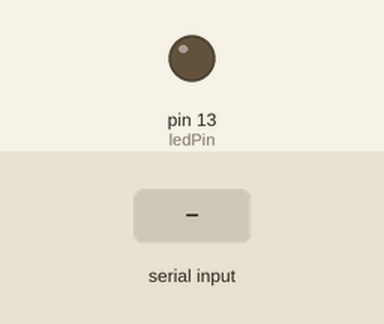
Bench run of a sketch on a simulated Arduino Uno, built with avr-gcc and run on an emulated ATmega328P. Shown: output pins drawn as LEDs (lit = HIGH). Inputs (shaded band) come from the test bench.

Above: at 1.2 s.
1.3 s: "1" received over Serial
At 2.5 s:
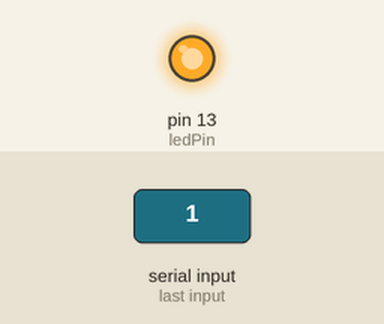
2.8 s: "0" received over Serial
At 3.7 s:
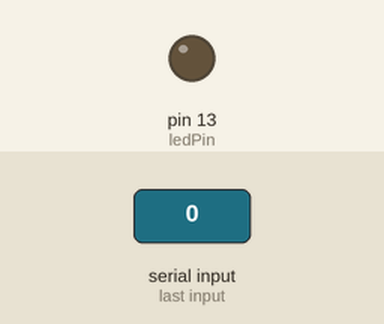
Timing chart, 0 to 5.8 s (numbered marks = the images above; inputs shaded):
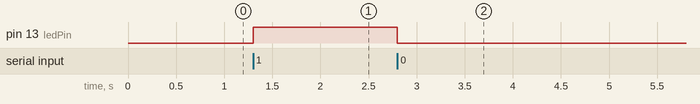

Measured:
- after the input at 1.3 s, pin 13 (ledPin): LOW → HIGH at once
- after the input at 2.8 s, pin 13 (ledPin): HIGH → LOW at once

The sketch:

LEDArduinoPuthon.ino
```cpp
const int ledPin = 13; // Pino onde o LED está conectado

void setup() {
    pinMode(ledPin, OUTPUT); // Define o pino do LED como saída
    Serial.begin(9600); // Inicia a comunicação serial
}

void loop() {
    if (Serial.available() > 0) {
        char command = Serial.read(); // Lê o comando da porta serial
        if (command == '1') {
            digitalWrite(ledPin, HIGH); // Liga o LED
            //delay(2000); // Mantém o LED aceso por 500 ms
            //digitalWrite(ledPin, LOW); // Desliga o LED
            //delay(500); // Mantém o LED apagado por 500 ms
            //digitalWrite(ledPin, HIGH); // Liga o LED novamente
            //delay(2000); // Mantém o LED aceso por 500 ms
            //digitalWrite(ledPin, LOW); // Desliga o LED
        } else if (command == '0') {
            digitalWrite(ledPin, LOW); // Desliga o LED
        }
    }
}
```
